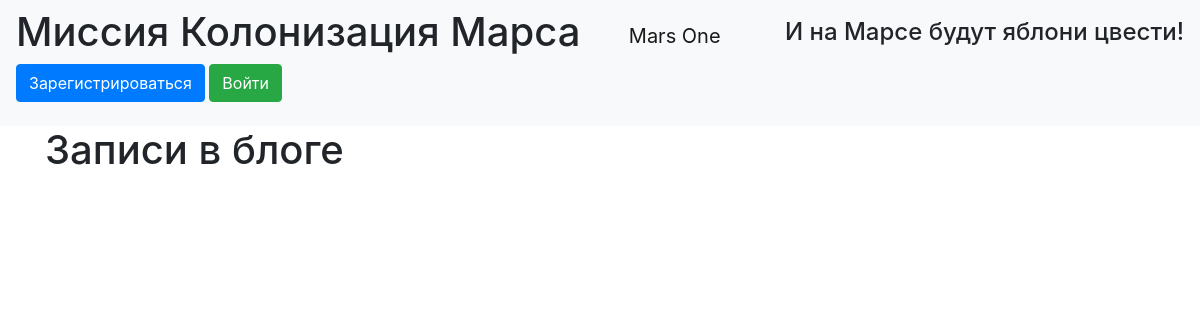
Before: / with the older database file.
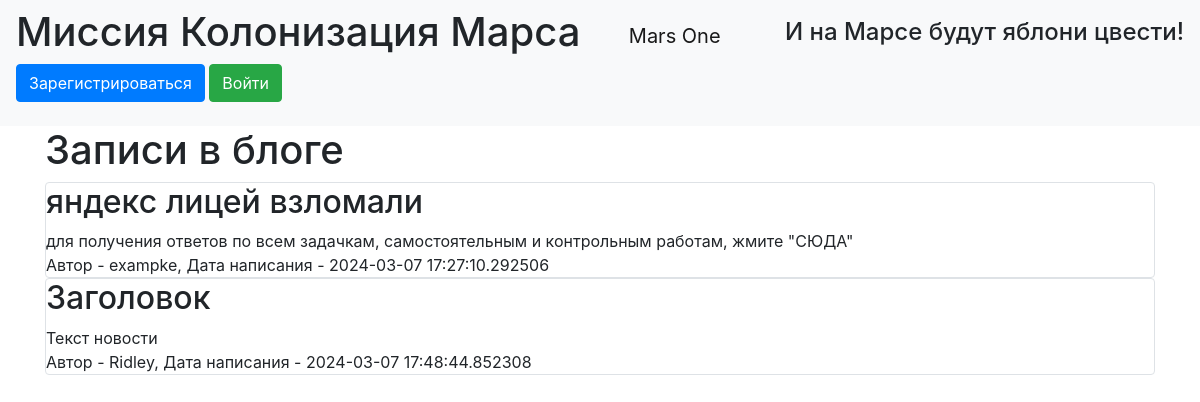
After: the same page with the newer database file.
### data/news.py (models this page shows)
class News(SqlAlchemyBase, SerializerMixin):
    __tablename__ = 'news'
    id = sqlalchemy.Column(sqlalchemy.Integer,
                           primary_key=True, autoincrement=True)
    title = sqlalchemy.Column(sqlalchemy.String, nullable=True)
    content = sqlalchemy.Column(sqlalchemy.String, nullable=True)
    created_date = sqlalchemy.Column(sqlalchemy.DateTime,
                                     default=datetime.datetime.now)
    is_private = sqlalchemy.Column(sqlalchemy.Boolean, default=True)
    user_id = sqlalchemy.Column(sqlalchemy.Integer,
                                sqlalchemy.ForeignKey("users.id"))
    user = orm.relationship('User')

### data/users.py (models this page shows, shortened)
class User(SqlAlchemyBase, UserMixin):
    __tablename__ = 'users'
    id = sqlalchemy.Column(sqlalchemy.Integer,
                           primary_key=True, autoincrement=True)
    surname = sqlalchemy.Column(sqlalchemy.String)
    name = sqlalchemy.Column(sqlalchemy.String, nullable=True)
    age = sqlalchemy.Column(sqlalchemy.Integer, nullable=True)
    position = sqlalchemy.Column(sqlalchemy.String, nullable=True)
    speciality = sqlalchemy.Column(sqlalchemy.String, nullable=True)
    address = sqlalchemy.Column(sqlalchemy.String, nullable=True)
    email = sqlalchemy.Column(sqlalchemy.String,
                              index=True, unique=True, nullable=True)
    hashed_password = sqlalchemy.Column(sqlalchemy.String, nullable=True)
    modified_date = sqlalchemy.Column(sqlalchemy.DateTime,
                                      default=datetime.datetime.now)
    news = relationship('News')

### app.py (the view)
@app.route("/")
def index():
    db_sess = db_session.create_session()
    if current_user.is_authenticated:
        news = db_sess.query(News).filter(
            (News.user == current_user) | (News.is_private != True))
    else:
        news = db_sess.query(News).filter(News.is_private != True)
    return render_template("index.html", news=news)

### data/db_session.py (called while the page is built)
def create_session() -> Session:
    global __factory
    return __factory()

### templates/index.html (shortened to what this page needs)
{% extends "base.html" %}
{% block content %}
<h1>Записи в блоге</h1>
{% for item in news%}
<div class="col-md6 border rounded">
    <h2>{{item.title}}</h2>
    <div>
        {{item.content}}
    </div>
    <div>
        Автор - {{item.user.name}}, Дата написания - {{item.created_date}}
    </div>
</div>
{% endfor %}
{% endblock %}

### templates/base.html (shortened to what this page needs)
<!doctype html>
<html lang="en">
<head>
    <link rel="stylesheet"
          href="https://stackpath.bootstrapcdn.com/bootstrap/4.4.1/css/bootstrap.min.css"
>
</head>
<body>
<header>
    <nav class="navbar navbar-light bg-light">
        <h1>Миссия Колонизация Марса</h1>
        <a class="navbar-brand" href="#">Mars One</a>
        <h4>И на Марсе будут яблони цвести!</h4>
        {% if current_user.is_authenticated %}
            <a class="navbar-brand" href="/logout">{{ current_user.name }}</a>
        {% else %}
            <p>
                <a class="btn btn-primary " href="/register">Зарегистрироваться</a>
                <a class="btn btn-success" href="/login">Войти</a>
            </p>
        {% endif %}
    </nav>
</header>
<main role="main" class="container">
    {% block content %}{% endblock %}
</main>
</body>
</html>

Changed rows visible on the page:
added News: title "яндекс лицей взломали", content "для получения ответов по всем задачкам, самостоятельным и контрольным работам, жмите \"СЮДА\"", user.name "exampke", created_date "2024-03-07 17:27:10.292506"
added News: title "Заголовок", content "Текст новости", user.name "Ridley", created_date "2024-03-07 17:48:44.852308"
